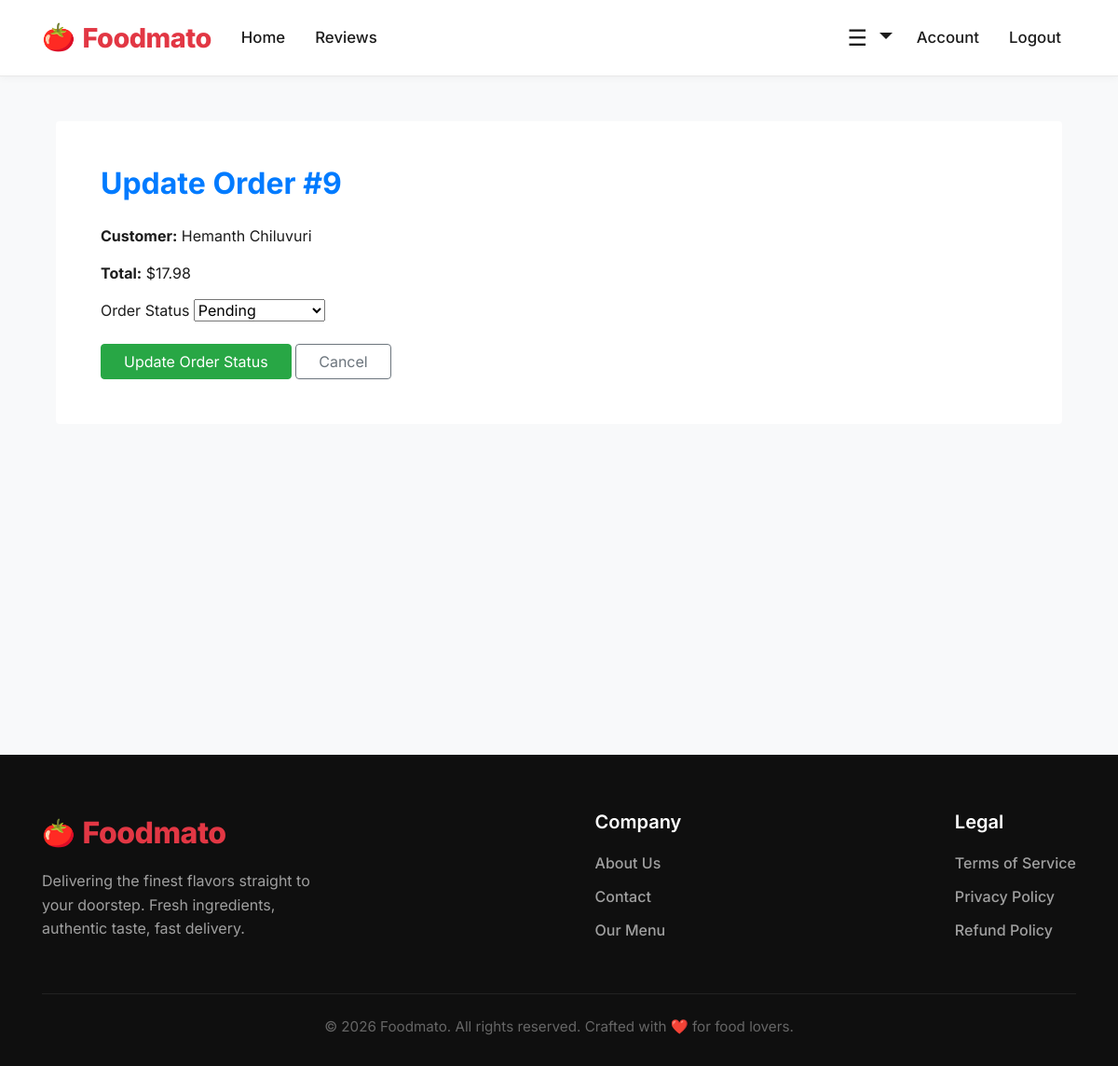
Screenshot of /owner/orders/9/update (signed in) with the database file from the repository.
### foodMenuWebsite/models.py (models this page shows, shortened)
class Order(db.Model):
    id = db.Column(db.Integer, primary_key = True)
    user_id = db.Column(db.Integer, db.ForeignKey('user.id'), nullable=False)
    total_price = db.Column(db.Float, nullable=False)
    date_ordered = db.Column(db.DateTime, default=datetime.utcnow)
    status = db.Column(db.String(50), default='pending')

class User(db.Model,UserMixin):
    id = db.Column(db.Integer, primary_key=True)
    first_name = db.Column(db.String(80), nullable=False)
    last_name = db.Column(db.String(80))
    email = db.Column(db.String(120), nullable=False)
    password = db.Column(db.String(80), nullable=False)
    date_created = db.Column(db.DateTime, default=datetime.utcnow)
    image_file = db.Column(db.String(20), nullable=False,default='default.webp')
    posts = db.relationship('Post', backref='author', lazy=True)
    orders = db.relationship('Order', backref='customer', lazy=True)
    is_owner = db.Column(db.Boolean, default=False)

### foodMenuWebsite/routes.py (the view)
@app.route('/owner/orders/<int:order_id>/update', methods = ['GET', 'POST'])
@login_required
def update_order_status(order_id):
    if not current_user.is_owner:
        flash('You are not authorized to view this page', 'danger')
        return redirect(url_for('home'))
    order = Order.query.get_or_404(order_id)
    form = UpdateOrderStatusForm()
    if form.validate_on_submit():
        order.status = form.status.data
        db.session.commit()
        flash(f"Order #{order.id} status updated to '{order.status}'.", "success")
        return redirect(url_for('owner_orders'))
    form.status.data = order.status
    return render_template('update_order_status.html', form=form, order = order)

### foodMenuWebsite/forms.py
class UpdateOrderStatusForm(FlaskForm):
    status = SelectField(
        "Order Status",
        choices=[
            ("Pending", "Pending"),
            ("Preparing", "Preparing"),
            ("Out for Delivery", "Out for Delivery"),
            ("Delivered", "Delivered"),
            ("Cancelled", "Cancelled")
        ],
        validators=[DataRequired()]
    )
    submit = SubmitField('Update Order Status')

### foodMenuWebsite/models.py (called while the page is built)
@login_manager.user_loader
def load_user(user_id):
  return User.query.get(int(user_id))

### foodMenuWebsite/templates/update_order_status.html (shortened to what this page needs)
{% extends "base.html" %}
{% block content %}
<div class="container mt-5">
  <div class="card shadow-sm rounded-4 border-0">
    <div class="card-body p-5">
      <h2 class="fw-bold text-primary mb-4">Update Order #{{ order.id }}</h2>
      <p><strong>Customer:</strong> {{ order.customer.first_name }} {{ order.customer.last_name }}</p>
      <p><strong>Total:</strong> ${{ "%.2f"|format(order.total_price) }}</p>
      <form method="POST">
        <div class="mb-3 w-50">
          {{ form.status.label(class="form-label fw-semibold") }}
          {{ form.status(class="form-select") }}
        </div>
        {{ form.submit(class="btn btn-success px-4") }}
        <a href="{{ url_for('owner_orders') }}" class="btn btn-outline-secondary ms-2 px-4">Cancel</a>
      </form>
    </div>
  </div>
</div>
{% endblock content %}

### foodMenuWebsite/static/style.css (style rules this page uses)
:root { --primary-color: #E23744; --primary-hover: #D12532; --bg-color: #f8f9fa; --surface-color: #ffffff; --text-color: #1c1c1c; --text-muted: #6b6b6b; --border-color: #e8e8e8; --shadow-sm: 0 2px 8px rgba(0, 0, 0, 0.04); --shadow-md: 0 4px 16px rgba(0, 0, 0, 0.08); --shadow-lg: 0 8px 24px rgba(0, 0, 0, 0.12); --radius-sm: 8px; --radius-md: 12px; --radius-lg: 16px; --radius-pill: 50px; --transition: all 0.3s ease; }
body { font-family: 'Inter', sans-serif; background-color: var(--bg-color); color: var(--text-color); -webkit-font-smoothing: antialiased; }
h1, h2, h3, h4, h5, h6 { font-weight: 700; color: var(--text-color); }
a { transition: var(--transition); text-decoration: none; }
.card-body { padding: 24px; flex-grow: 1; }

### rows the page displays
Order: id "9", total_price "17.98", status "Pending"
User: customer.first_name "Hemanth", customer.last_name "Chiluvuri"
